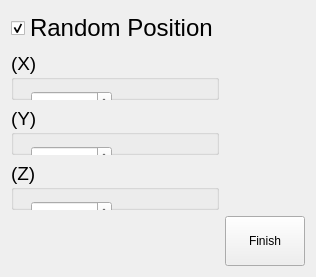
     <widget class="QWidget" name="tab">
      <attribute name="title">
       <string>Position</string>
      </attribute>
      <layout class="QGridLayout" name="gridLayout_2">
       <item row="0" column="0">
        <widget class="QCheckBox" name="checkBox_2">
         <property name="font">
          <font>
           <pointsize>18</pointsize>
           <bold>false</bold>
          </font>
         </property>
         <property name="text">
          <string>Random Position</string>
         </property>
         <property name="checked">
          <bool>true</bool>
         </property>
        </widget>
       </item>
       <item row="1" column="0">
        <widget class="QGroupBox" name="groupBox">
         <property name="font">
          <font>
           <pointsize>14</pointsize>
           <bold>false</bold>
          </font>
         </property>
         <property name="title">
          <string>(X)</string>
         </property>
         <widget class="QDoubleSpinBox" name="doubleSpinBox">
          <property name="geometry">
           <rect>
            <x>20</x>
            <y>40</y>
            <width>81</width>
            <height>31</height>
           </rect>
          </property>
         </widget>
        </widget>
       </item>
       <item row="2" column="0">
        <widget class="QGroupBox" name="groupBox_2">
         <property name="font">
          <font>
           <pointsize>14</pointsize>
           <bold>false</bold>
          </font>
         </property>
         <property name="title">
          <string>(Y)</string>
         </property>
         <widget class="QDoubleSpinBox" name="doubleSpinBox_2">
          <property name="geometry">
           <rect>
            <x>20</x>
            <y>40</y>
            <width>81</width>
            <height>31</height>
           </rect>
          </property>
         </widget>
        </widget>
       </item>
       <item row="3" column="0">
        <widget class="QGroupBox" name="groupBox_3">
         <property name="font">
          <font>
           <pointsize>14</pointsize>
           <bold>false</bold>
          </font>
         </property>
         <property name="title">
          <string>(Z)</string>
         </property>
         <widget class="QDoubleSpinBox" name="doubleSpinBox_3">
          <property name="geometry">
           <rect>
            <x>20</x>
            <y>40</y>
            <width>81</width>
            <height>31</height>
           </rect>
          </property>
         </widget>
        </widget>
       </item>
       <item row="4" column="1">
        <widget class="QPushButton" name="pushButton">
         <property name="minimumSize">
          <size>
           <width>0</width>
           <height>50</height>
          </size>
         </property>
         <property name="text">
          <string>Finish</string>
         </property>
        </widget>
       </item>
      </layout>
     </widget>
